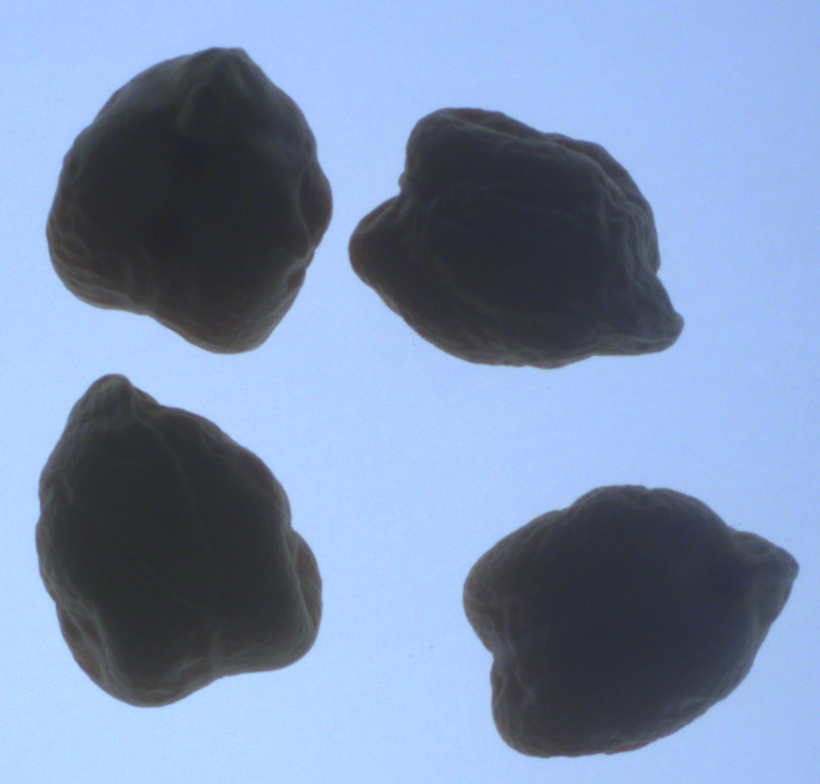
#> input picture image processing codes/KODLAR9_Esikleme_Threshold/KODLAR9_Esikleme_Threshold/Resim1_Dort_Nohut.png, 820 x 784 px
$ python K9_2_RESIM_RENKLI_Esikleme_Threshold_BINARY.py
#> lines starting #> are read from the running program, lines starting #| are printed output that depends on the picture; after the words box and inside, x2 and y2 are one past the last pixel; in counts of white or black regions, pixels touching at a corner belong together
# -*- coding: utf-8 -*-
"""
Created on Tue Mar 26 02:36:16 2024

@author: muozi
"""

import cv2
import numpy as np
from matplotlib import pyplot as plt

# Renkli görüntüyü oku
img = cv2.imread('Resim1_Dort_Nohut.png')
#> img is the input picture: shape (784, 820, 3); mean B, G, R 176.9, 144.3, 124.2
# img = cv2.imread('Resim2_Coklu_Bugday.png')

# R, G ve B kanallarına ayır
b, g, r = cv2.split(img)
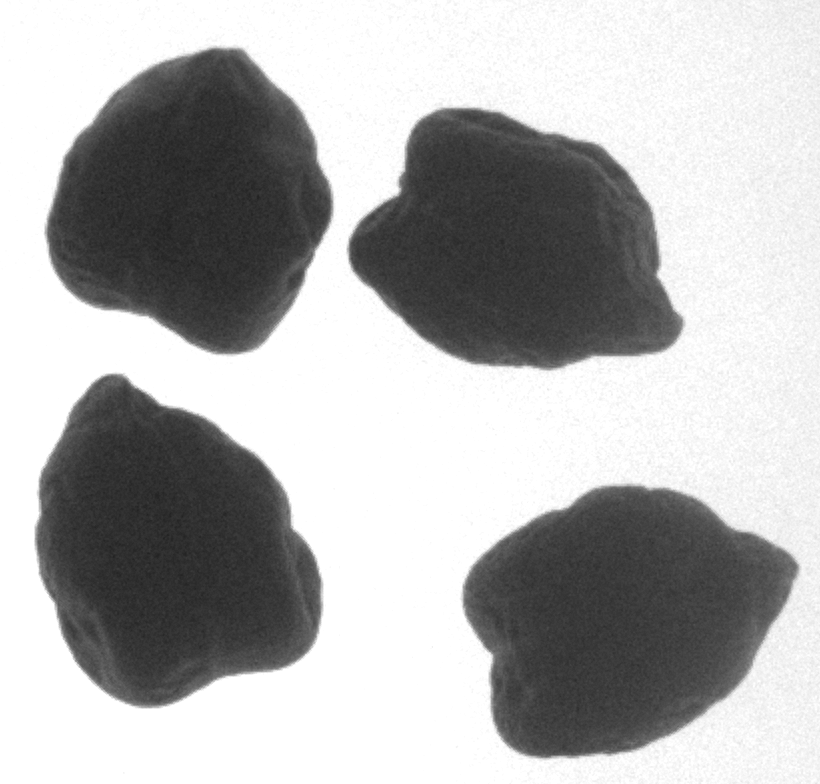
#> b: shape (784, 820); min 32, max 255, mean 176.9
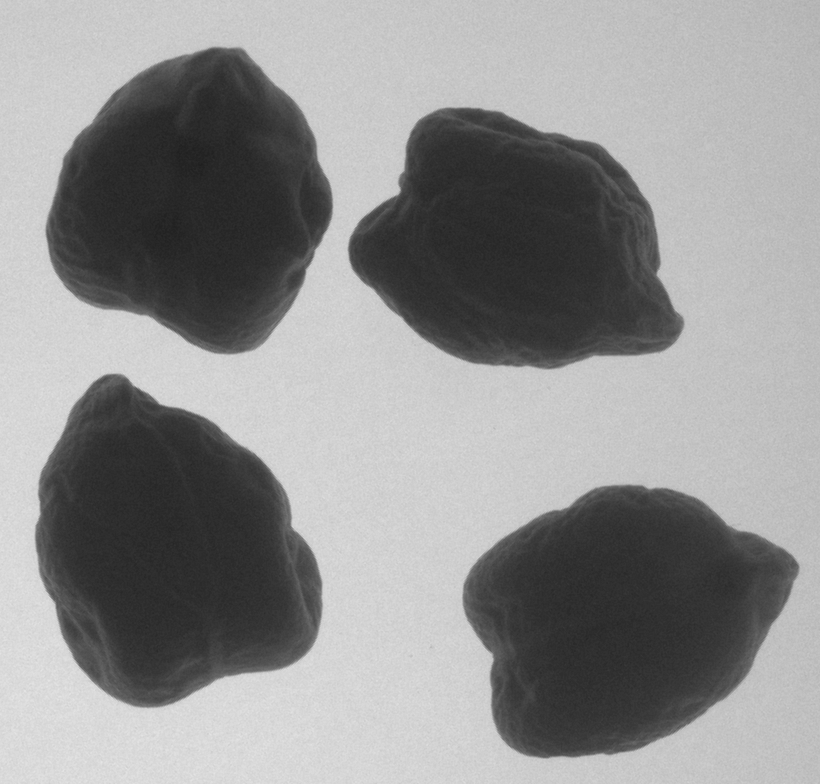
#> g: shape (784, 820); min 31, max 229, mean 144.3
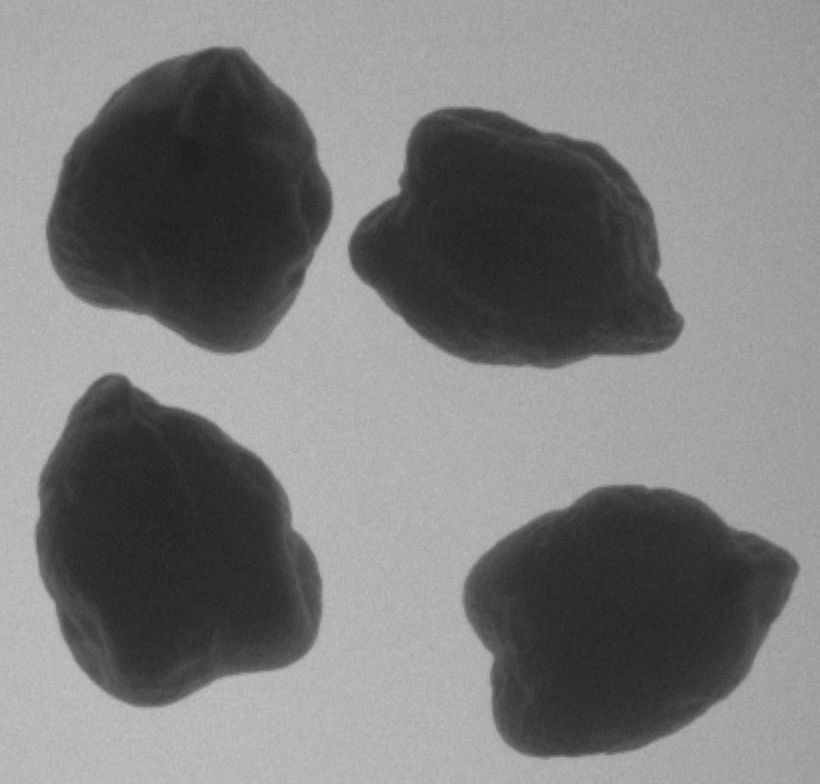
#> r: shape (784, 820); min 28, max 195, mean 124.2

# Her bir kanalı ayrı ayrı göster
cv2.imshow("BLUE", b)
cv2.imshow("GREEN", g)
cv2.imshow("RED", r)


# Her bir kanal üzerinde eşikleme işlemi uygula
ret1, thresh1 = cv2.threshold(b, 150, 255, cv2.THRESH_BINARY)
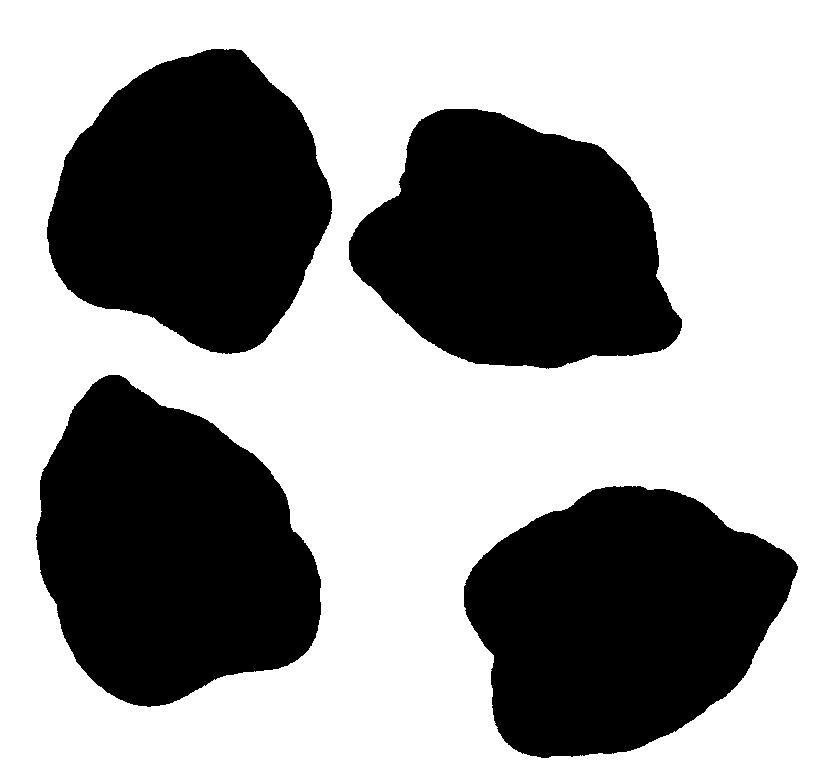
#> thresh1: shape (784, 820); 60.4% white; 4 black regions, box (x1, y1, x2, y2) and area: (36, 375, 321, 707) 66758, (464, 486, 798, 758) 64549, (47, 49, 332, 354) 62086, (349, 109, 682, 369) 61448
ret2, thresh2 = cv2.threshold(g, 150, 255, cv2.THRESH_BINARY)
#> thresh2: shape (784, 820); 59.8% white; 4 black regions, box (x1, y1, x2, y2) and area: (35, 374, 322, 708) 67672, (463, 485, 799, 758) 65533, (46, 47, 333, 354) 63019, (348, 108, 684, 369) 62344
ret3, thresh3 = cv2.threshold(r, 150, 255, cv2.THRESH_BINARY)
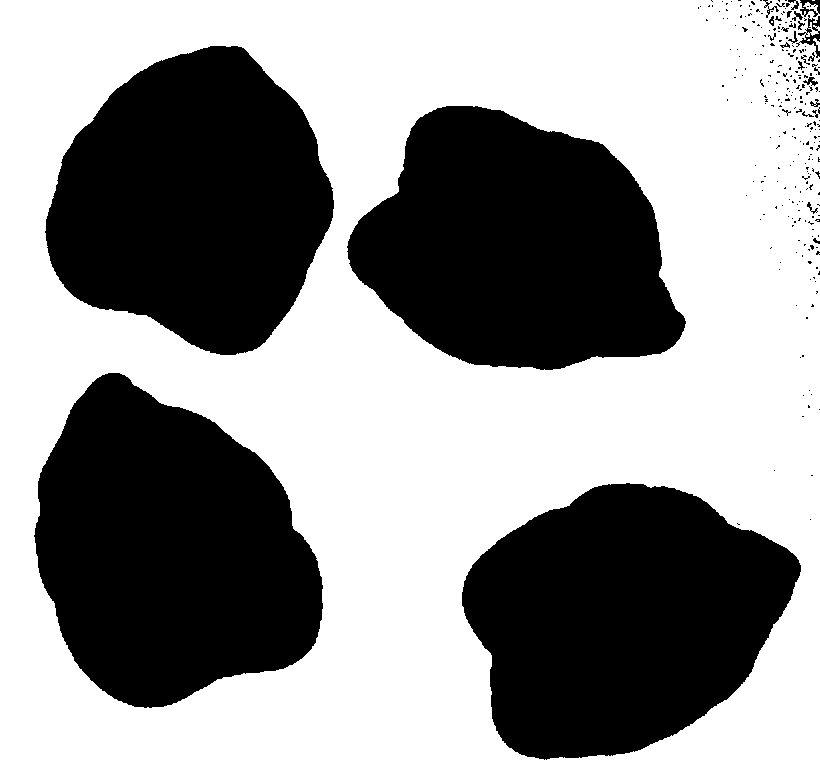
#> thresh3: shape (784, 820); 58.9% white; 267 black regions (241 under 20 px), largest, box (x1, y1, x2, y2) and area: (34, 373, 323, 708) 68324, (462, 483, 801, 760) 66740, (45, 46, 334, 355) 63869

# Eşiklenmiş kanalları ayrı ayrı göster
cv2.imshow("THRESH_BINARY_BLUE", thresh1)
cv2.imshow("THRESH_BINARY_GREEN", thresh2)
cv2.imshow("THRESH_BINARY_RED", thresh3)


# Her bir kanal üzerinde histogram hesapla
hist_b = cv2.calcHist([b], [0], None, [256], [0, 256])
#> hist_b = 256 values, max 230263 at index 255, min 0 at index 0, mean 2511.2
hist_g = cv2.calcHist([g], [0], None, [256], [0, 256])
#> hist_g = 256 values, max 14607 at index 205, min 0 at index 0, mean 2511.2
hist_r = cv2.calcHist([r], [0], None, [256], [0, 256])
#> hist_r = 256 values, max 15630 at index 175, min 0 at index 0, mean 2511.2

# Histogramları ayrı ayrı figure nesnelerinde çiz
plt.figure(figsize=(10, 6))

plt.subplot(3, 1, 1)
plt.plot(hist_b, color='b')
plt.title('BLUE Kanal Histogramı')

plt.subplot(3, 1, 2)
plt.plot(hist_g, color='g')
plt.title('GREEN Kanal Histogramı')

plt.subplot(3, 1, 3)
plt.plot(hist_r, color='r')
plt.title('RED Kanal Histogramı')

plt.tight_layout()
plt.show()
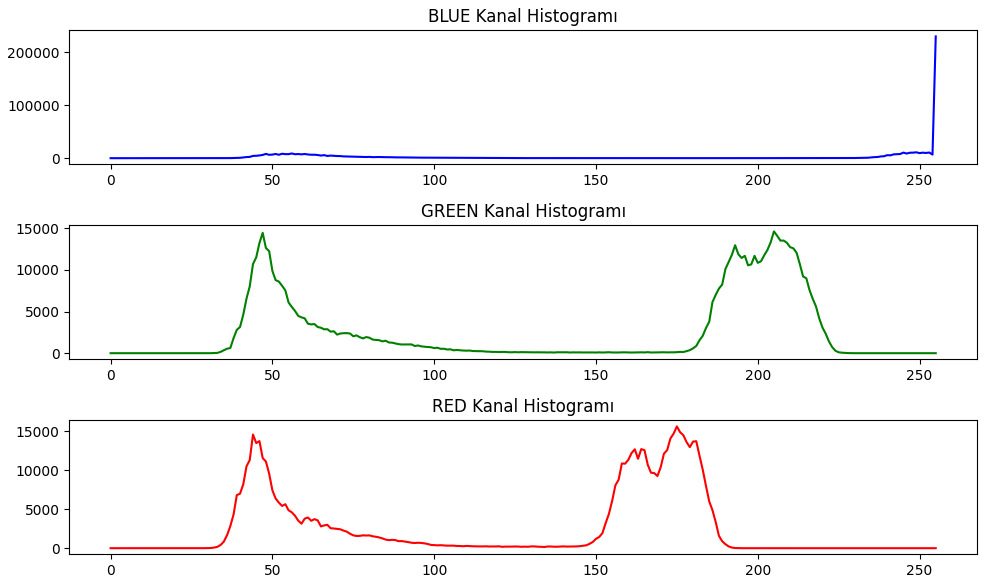
#> figure drawn by matplotlib, 3 panels; panel 1: curve peaks at x = 255, y = 230263; panel 2: curve peaks at x = 205, y = 14607; panel 3: curve peaks at x = 175, y = 15630

# Eşiklenmiş kanalları birleştir
thresh_combined = cv2.merge((thresh1, thresh2, thresh3))
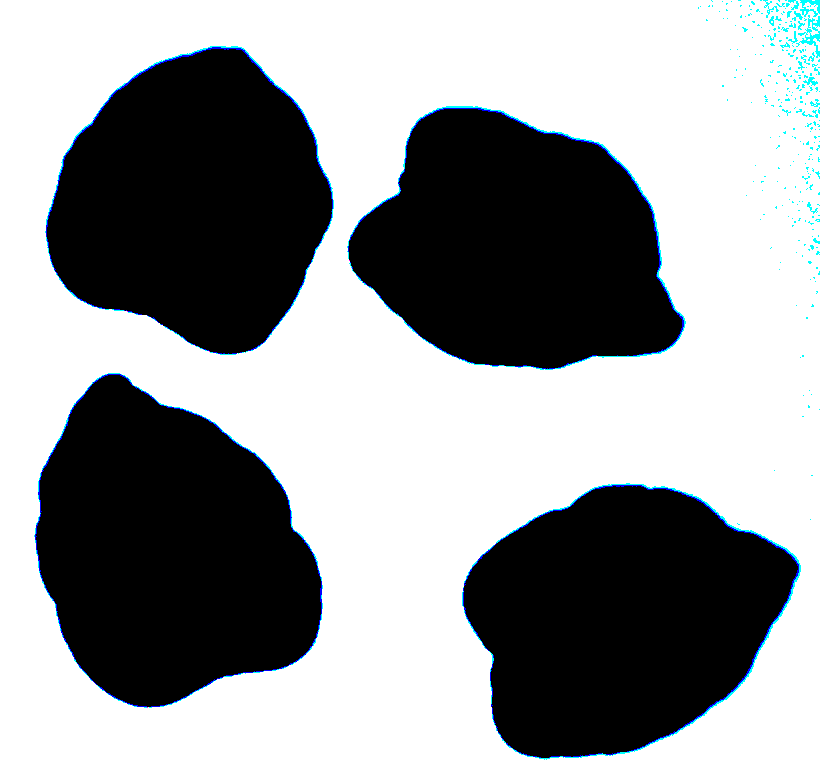
#> thresh_combined: shape (784, 820, 3); mean B, G, R 153.9, 152.4, 150.1

# Birleştirilmiş eşiklenmiş kanalları göster
cv2.imshow("THRESH_BINARY_COMBINED", thresh_combined)
cv2.waitKey(0)
cv2.destroyAllWindows()
